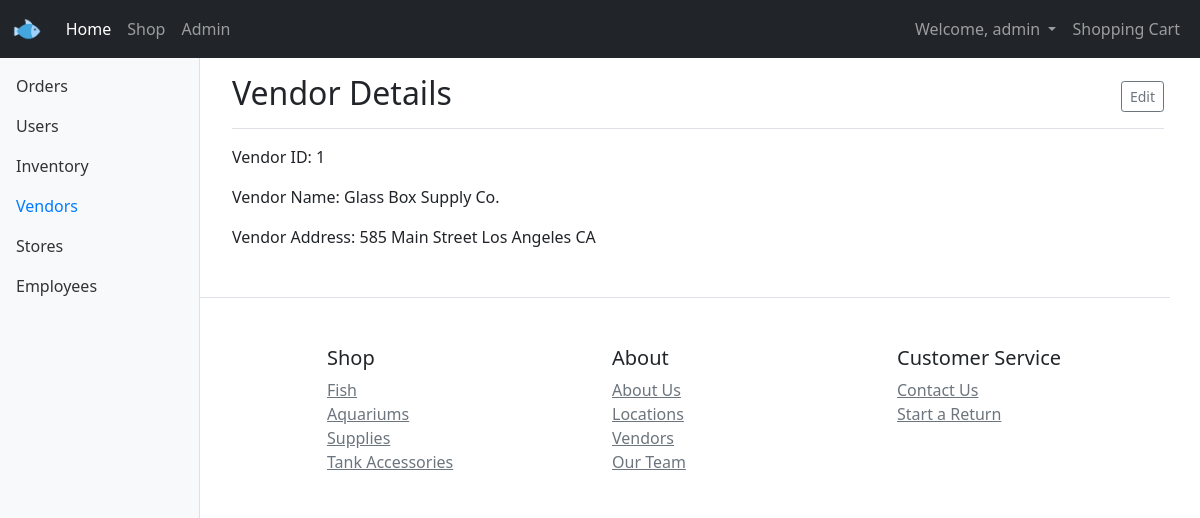
The page /pages/vendor-details.php?id=1 (signed in) on the database its author committed.
### tables this page shows
CREATE TABLE `vendor` (
  `vendor_id` varchar(100) NOT NULL,
  `vendor_name` varchar(100) NOT NULL,
  `vendor_address` varchar(128) NOT NULL
);

### pages/vendor-details.php (the view, shortened to what this page needs)
<?php
include('header.php');
require_once 'config.php';
?>
<div class="container-fluid">
      <nav id="sidebarMenu" class="col-md-3 col-lg-2 d-md-block bg-light sidebar collapse">
        <div class="position-sticky pt-3">
          <ul class="nav flex-column">
            <li class="nav-item">
              <a class="nav-link" href="#orders">
                Orders
              </a>
            </li>
            <li class="nav-item">
              <a class="nav-link" href="#users">
                Users
              </a>
            </li>
            <li class="nav-item">
              <a class="nav-link" href="#inventory">
                Inventory
              </a>
            </li>
            <li class="nav-item">
              <a class="nav-link active" href="#vendors">
                Vendors
              </a>
            </li>
            <li class="nav-item">
              <a class="nav-link" href="#stores">
                Stores
              </a>
            </li>
            <li class="nav-item">
              <a class="nav-link" href="#employees">
                Employees
              </a>
            </li>
          </ul>
        </div>
      </nav>
<?php
$conn = new mysqli($hn, $un, $pw, $db);
if(isset($_GET['id'])) {
$id = $_GET['id'];
$query = "SELECT * FROM vendor where vendor_id=$id ";
$result = $conn->query($query);
$row = $result->fetch_array(MYSQLI_ASSOC);
echo <<<_END
		<main class="col-md-9 ms-sm-auto col-lg-10 px-md-4">
			<div class="d-flex justify-content-between flex-wrap flex-md-nowrap align-items-center pt-3 pb-2 mb-3 border-bottom">
				<h2>Vendor Details</h2>
				<div class="btn-toolbar mb-2 mb-md-0">
					<button type="button" class="btn btn-sm btn-outline-secondary">
						<span data-feather="calendar"></span>
						Edit
					</button>
				</div>
			</div>
			<p>Vendor ID: $row[vendor_id]</p>
			<p>Vendor Name: $row[vendor_name]</p>
			<p>Vendor Address: $row[vendor_address]</p>
    </main>
_END;
}
include('footer.php');
?>
</body>
</html>

### styles/theme.css (style rules this page uses)
.sidebar { position: fixed; top: 0; bottom: 0; left: 0; z-index: 100; padding: 50px 0 0; box-shadow: inset -1px 0 0 rgba(0, 0, 0, .1); }
.sidebar .nav-link { font-weight: 500; color: #333; }
.sidebar .nav-link.active { color: #007bff; }

### rows shown on the page
vendor: vendor_id "1", vendor_name "Glass Box Supply Co.", vendor_address "585 Main Street Los Angeles CA"

### other values the page prints
$username "admin"
